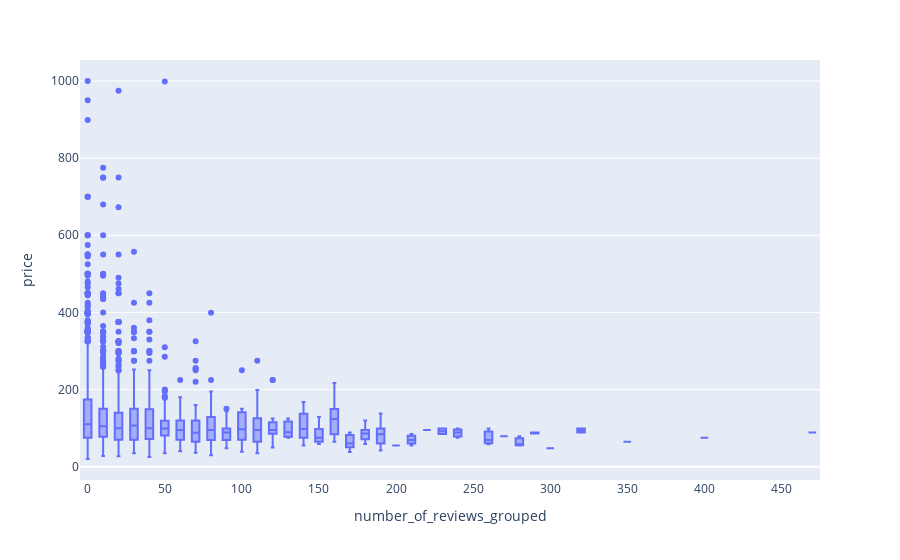

The cell this chart's notebook holds for it:
### Code cell
fig = px.box(seatle_listings_clean, x='number_of_reviews_grouped', y='price')
# fig = px.violin(df_daily_price, x='day_name', y='price', color='city')
fig.show()

### Figure 1 — Plotly figure (JSON) as saved in the notebook; plotly's stock layout.template omitted (floating-point values rounded to 4 significant figures; data arrays with more than 128 entries replaced by an {"elided": "..."} marker saying what was removed)
{"data": [{"alignmentgroup": "True", "hovertemplate": "number_of_reviews_grouped=%{x}<br>price=%{y}<extra></extra>", "legendgroup": "", "marker": {"color": "#636efa"}, "name": "", "notched": false, "offsetgroup": "", "orientation": "v", "showlegend": false, "type": "box", "x": {"elided": "3818 int values"}, "x0": " ", "xaxis": "x", "y": {"elided": "3818 int values"}, "y0": " ", "yaxis": "y"}], "layout": {"boxmode": "group", "legend": {"tracegroupgap": 0}, "margin": {"t": 60}, "xaxis": {"anchor": "y", "domain": [0, 1], "title": {"text": "number_of_reviews_grouped"}}, "yaxis": {"anchor": "x", "domain": [0, 1], "title": {"text": "price"}}}}
